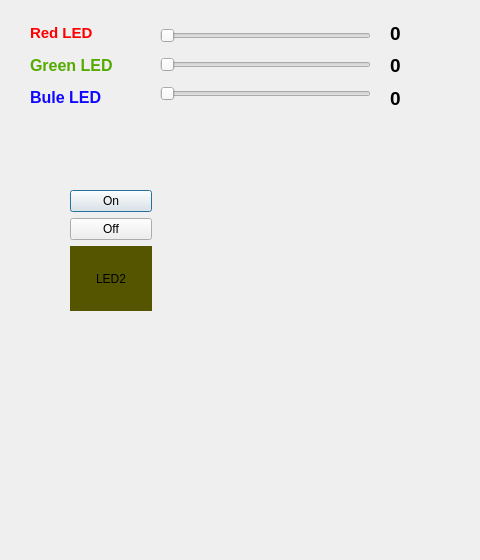
<?xml version="1.0" encoding="UTF-8"?>
<ui version="4.0">
 <class>Dialog</class>
 <widget class="QDialog" name="Dialog">
  <property name="geometry">
   <rect>
    <x>0</x>
    <y>0</y>
    <width>480</width>
    <height>560</height>
   </rect>
  </property>
  <property name="windowTitle">
   <string>Dialog</string>
  </property>
  <widget class="QWidget" name="layoutWidget">
   <property name="geometry">
    <rect>
     <x>390</x>
     <y>20</y>
     <width>41</width>
     <height>92</height>
    </rect>
   </property>
   <layout class="QVBoxLayout" name="verticalLayout_3">
    <item>
     <widget class="QLabel" name="redValue_label">
      <property name="text">
       <string>&lt;html&gt;&lt;head/&gt;&lt;body&gt;&lt;p&gt;&lt;span style=&quot; font-size:14pt; font-weight:700;&quot;&gt;0&lt;/span&gt;&lt;/p&gt;&lt;/body&gt;&lt;/html&gt;</string>
      </property>
     </widget>
    </item>
    <item>
     <widget class="QLabel" name="greenValue_label">
      <property name="text">
       <string>&lt;html&gt;&lt;head/&gt;&lt;body&gt;&lt;p&gt;&lt;span style=&quot; font-size:14pt; font-weight:700;&quot;&gt;0&lt;/span&gt;&lt;/p&gt;&lt;/body&gt;&lt;/html&gt;</string>
      </property>
     </widget>
    </item>
    <item>
     <widget class="QLabel" name="blueValue_label">
      <property name="text">
       <string>&lt;html&gt;&lt;head/&gt;&lt;body&gt;&lt;p&gt;&lt;span style=&quot; font-size:14pt; font-weight:700;&quot;&gt;0&lt;/span&gt;&lt;/p&gt;&lt;/body&gt;&lt;/html&gt;</string>
      </property>
     </widget>
    </item>
   </layout>
  </widget>
  <widget class="QWidget" name="layoutWidget">
   <property name="geometry">
    <rect>
     <x>160</x>
     <y>20</y>
     <width>211</width>
     <height>91</height>
    </rect>
   </property>
   <layout class="QVBoxLayout" name="verticalLayout_2">
    <item>
     <widget class="QSlider" name="redSlider">
      <property name="maximum">
       <number>255</number>
      </property>
      <property name="orientation">
       <enum>Qt::Horizontal</enum>
      </property>
     </widget>
    </item>
    <item>
     <widget class="QSlider" name="greenSlider">
      <property name="maximum">
       <number>255</number>
      </property>
      <property name="orientation">
       <enum>Qt::Horizontal</enum>
      </property>
     </widget>
    </item>
    <item>
     <widget class="QSlider" name="blueSlider">
      <property name="maximum">
       <number>255</number>
      </property>
      <property name="orientation">
       <enum>Qt::Horizontal</enum>
      </property>
     </widget>
    </item>
   </layout>
  </widget>
  <widget class="QWidget" name="layoutWidget">
   <property name="geometry">
    <rect>
     <x>30</x>
     <y>20</y>
     <width>121</width>
     <height>91</height>
    </rect>
   </property>
   <layout class="QVBoxLayout" name="verticalLayout">
    <item>
     <widget class="QLabel" name="redLed">
      <property name="text">
       <string>&lt;html&gt;&lt;head/&gt;&lt;body&gt;&lt;p&gt;&lt;span style=&quot; font-size:11pt; font-weight:700; color:#ff0000;&quot;&gt;Red LED&lt;/span&gt;&lt;/p&gt;&lt;/body&gt;&lt;/html&gt;</string>
      </property>
     </widget>
    </item>
    <item>
     <widget class="QLabel" name="greenLed">
      <property name="text">
       <string>&lt;html&gt;&lt;head/&gt;&lt;body&gt;&lt;p&gt;&lt;span style=&quot; font-size:12pt; font-weight:700; color:#55aa00;&quot;&gt;Green LED&lt;/span&gt;&lt;/p&gt;&lt;/body&gt;&lt;/html&gt;</string>
      </property>
     </widget>
    </item>
    <item>
     <widget class="QLabel" name="blueLed">
      <property name="text">
       <string>&lt;html&gt;&lt;head/&gt;&lt;body&gt;&lt;p&gt;&lt;span style=&quot; font-size:12pt; font-weight:700; color:#0f07ff;&quot;&gt;Bule LED&lt;/span&gt;&lt;/p&gt;&lt;/body&gt;&lt;/html&gt;</string>
      </property>
     </widget>
    </item>
   </layout>
  </widget>
  <widget class="QWidget" name="">
   <property name="geometry">
    <rect>
     <x>70</x>
     <y>190</y>
     <width>82</width>
     <height>121</height>
    </rect>
   </property>
   <layout class="QVBoxLayout" name="verticalLayout_4">
    <item>
     <widget class="QPushButton" name="btnOn">
      <property name="text">
       <string>On</string>
      </property>
     </widget>
    </item>
    <item>
     <widget class="QPushButton" name="btnOff">
      <property name="text">
       <string>Off</string>
      </property>
     </widget>
    </item>
    <item>
     <widget class="QLabel" name="label">
      <property name="styleSheet">
       <string notr="true">background-color: rgb(85, 85, 0);</string>
      </property>
      <property name="text">
       <string>LED2</string>
      </property>
      <property name="alignment">
       <set>Qt::AlignCenter</set>
      </property>
     </widget>
    </item>
   </layout>
  </widget>
 </widget>
 <resources/>
 <connections/>
</ui>
